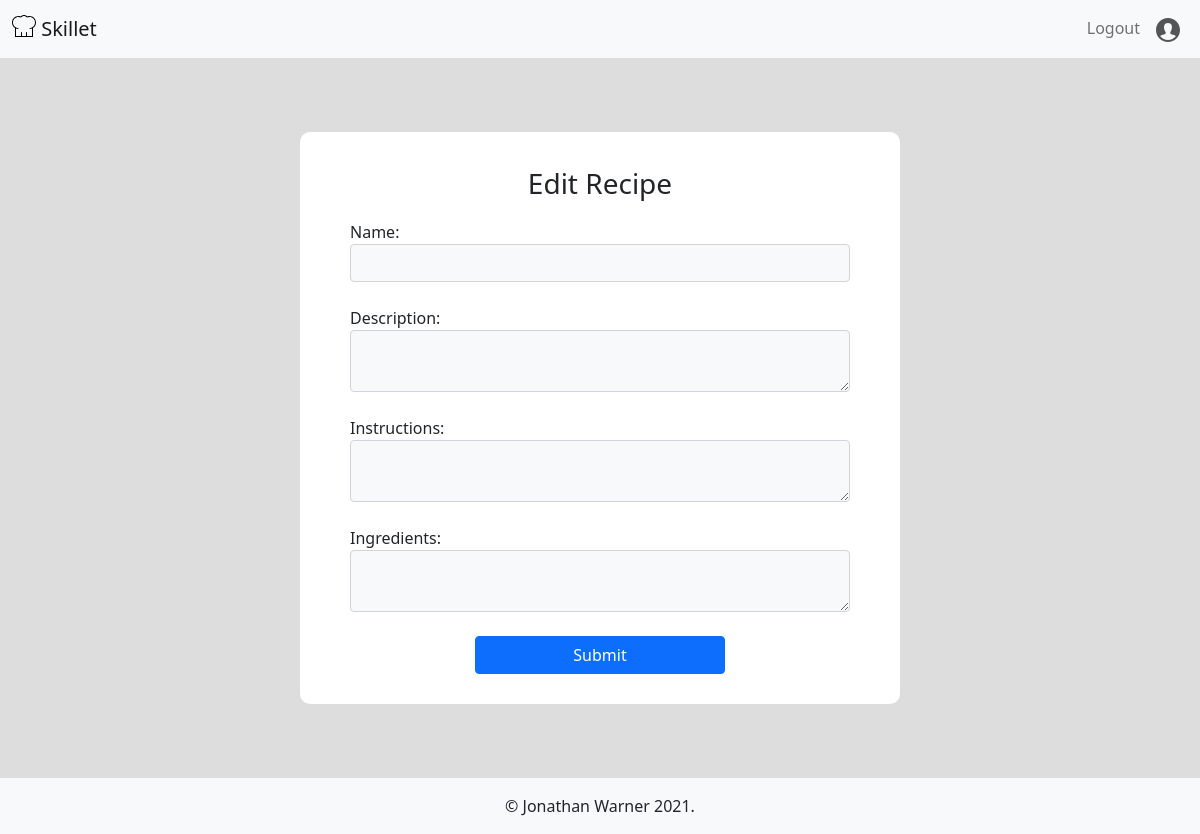
The page /edit_recipe/4 (signed in) on the database as committed earlier.
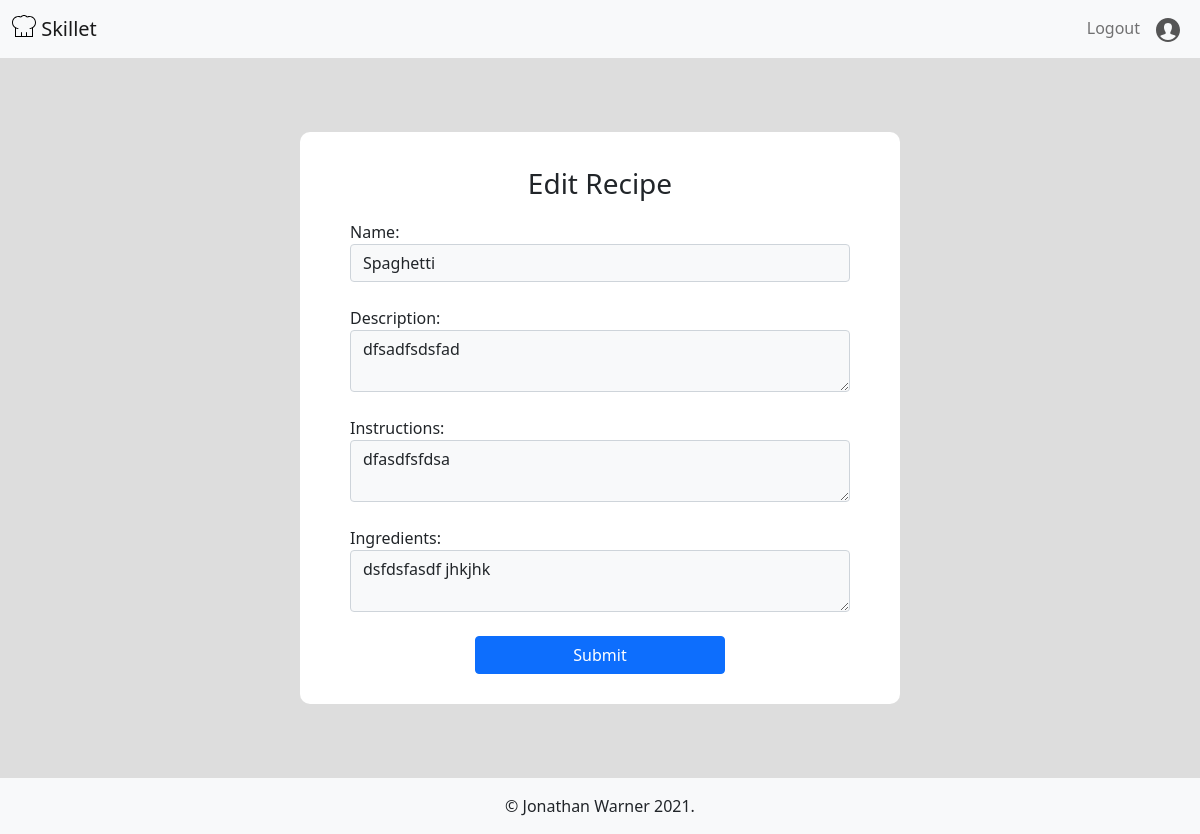
The same page on the database as committed later.
### skillet/models.py (models this page shows, shortened)
class Recipe(db.Model):
    __tablename__ = 'recipe'
    id = db.Column(db.Integer, primary_key=True)
    name = db.Column(db.String(80), nullable=False)
    description = db.Column(db.String(300), nullable=False)
    ingredients = db.Column(db.String(600), nullable=False)
    instructions = db.Column(db.String(600), nullable=False)
    created_by_id = db.Column(db.Integer, db.ForeignKey('user.id'))
    created_by = db.relationship('User')
    meals = db.relationship(
        'Meal', secondary='meal_recipes', back_populates="recipes")

### skillet/post/routes.py (the view, shortened to what this page needs)
@post.route('/edit_recipe/<id>', methods=["GET", "POST"])
@login_required
def edit_recipe(id):
    recipe = Recipe.query.get(id)
    form = RecipeForm(obj=recipe)
    print(form.errors)
    return render_template('edit_recipe.html', form=form, recipe=recipe)

### skillet/post/forms.py
class RecipeForm(FlaskForm):
    name = StringField('Name', validators=[Length(min=3, max=80)])
    description = TextAreaField(
        'Description', validators=[DataRequired(), Length(min=1, max=300)])
    instructions = TextAreaField(
        'Instructions', validators=[DataRequired(), Length(min=3, max=600)])
    ingredients = TextAreaField(
        'Ingredients', validators=[DataRequired(), Length(min=3, max=600)])
    submit = SubmitField('Submit')

### skillet/models.py (called while the page is built)
@login_manager.user_loader
def load_user(id):
    return User.query.get(id)

### skillet/templates/edit_recipe.html (shortened to what this page needs)
{% extends 'base.html' %}
{% block content %}
<section class="form-section">
    <div class="form-container col-10 col-md-8 col-lg-6">
        <p class="fs-3 text-center">Edit Recipe</p>
        <form action="{{url_for('post.edit_recipe', id=recipe.id)}}" method="POST">
            <fieldset>
                {% for field in form %}
                {% if field != form.csrf_token and field != form.submit%}
                {{field.label}}:
                {{field(class_="form-control mb-4 bg-light")}}
                {% endif %}
                {% endfor %}
                {{form.submit(class_="btn btn-primary px-5 col-6 offset-3")}}
            </fieldset>
        </form>
    </div>
</section>
{% endblock content %}

Rows that differ between the two databases and show on the page:
added Recipe: name "Spaghetti" "dfsadfsdsfad" "dfasdfsfdsa" "dsfdsfasdf jhkjhk"
